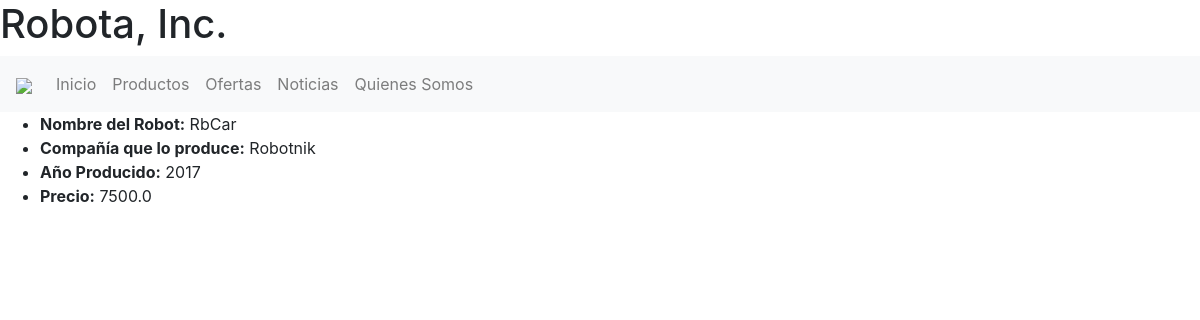
/productos/robotnik-rbcar, run on the app's committed database.
### web/models.py (models this page shows, shortened)
class Robot(models.Model):
    title = models.CharField(max_length=255)
    slug = models.SlugField()
    company = models.CharField(max_length=100, blank=True, null=True)
    year = models.IntegerField(default=None)
    price = models.FloatField()
    stock = models.BooleanField()

### web/views.py (the view)
# urls.py: path('productos/', views.products, name="products"),
def products(request, slug=None):
    if slug == None:
        context = {
            'robots': Robot.objects.all(),
        }
        return render(request, 'web/products/main.html', context)
    else:
        context = {
            'robot': Robot.objects.get(slug=slug),
        }
        return render(request, 'web/products/main_details.html', context)

### web/templates/web/products/main_details.html
{% extends 'web/content.html' %}
{% block main %}
<main>
    <ul>
        <li><b>Nombre del Robot:</b> {{ robot.title }}</li>
        <li><b>Compañía que lo produce:</b> {{ robot.company }}</li>
        <li><b>Año Producido:</b> {{ robot.year }}</li>
        <li><b>Precio:</b> {{ robot.price }}</li>
    </ul>
</main>
{% endblock %}

### data on the page
Robot: title "RbCar", company "Robotnik", year "2017", price "7500.0"
